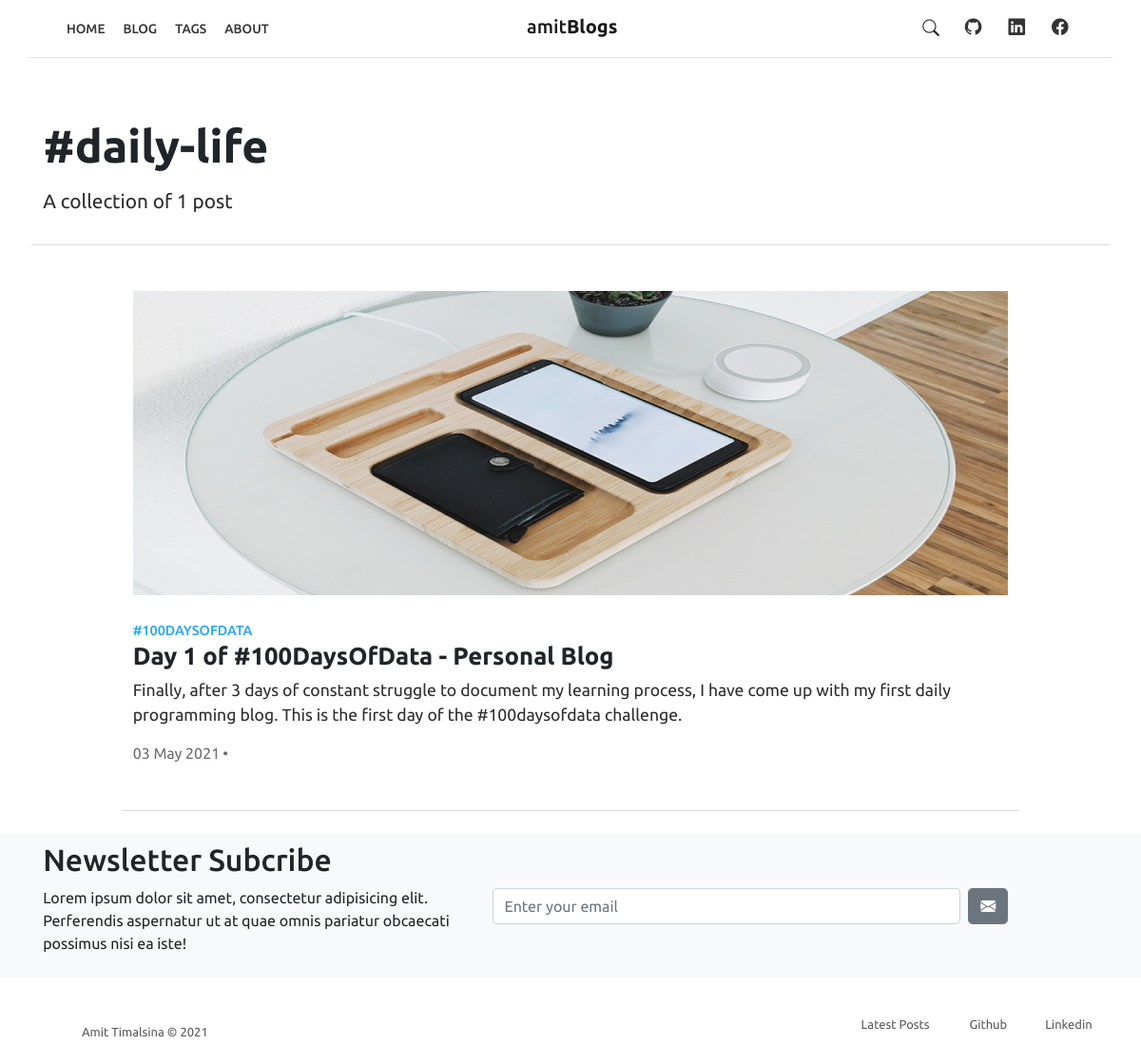
The page /blog/tags/daily-life/ on the database its author committed.
### blog/models.py (models this page shows, shortened)
class Tag(models.Model):
    name = models.CharField(max_length=200)
    slug = models.SlugField(null=True, blank=True)
    class Meta:
        ordering = ['name']
    def __str__(self):
        return self.name

class Post(models.Model):
    author = models.ForeignKey(User, on_delete=models.CASCADE, related_name='posts')
    headline = models.CharField(max_length=200)
    sub_headline = models.CharField(max_length=200, null=True, blank=True)
    thumbnail = models.ImageField(null=True, blank=True, upload_to='images', default='/images/placeholder.png')
    body = RichTextUploadingField(null=True, blank=True)
    created = models.DateTimeField(auto_now_add=True)
    active = models.BooleanField(default=False)
    featured = models.BooleanField(default=False)
    trending = models.BooleanField(default=False)
    latest = models.BooleanField(default=False)
    tags = models.ManyToManyField(Tag, null=True, blank=True)
    slug = models.SlugField(null=True, blank=True)
    class Meta:
        ordering = ['-created']

### blog/views.py (the view)
# urls.py: path('tags/<slug:tag>/', views.tagPage, name='tag'),
def tagPage(request, tag):
    tag_posts = Post.objects.filter(tags__slug=tag)
    tag = Tag.objects.get(slug=tag)
    context = {'posts': tag_posts, 'tag': tag}
    return render(request, 'blog/tag.html', context)

### blog/templatetags/readtime.py (called while the page is built)
def read(html):
    return readtime.of_html(html)

### blog/templates/blog/tag.html (shortened to what this page needs)
{% extends 'blog/main.html' %}
{% load static %}
{% load readtime %}
{% block content %}
<div class="section pt-5">
    <div class="container">
        <div class="row">
            <div class="col-9 col-lg-12 py-3" style="border-bottom: 1px solid rgba(0, 0, 0, 0.145);">
                <h2 class="heading my-0" style="font-size: 3rem; text-transform: lowercase;">#{{tag.slug}}</h2>
                <p class="post-card-text my-3" style="font-size: 1.3rem; line-height: 25.6px;">A collection of {{ posts.count }} post</p>
            </div>
        </div>
        <div class="row justify-content-center">
        {% for post in posts reversed %}
        {% if posts.count >= 3 %}
        <div class="col-md-6 col-lg-4 pt-5 pb-5" style="border-bottom: 1px solid rgba(0, 0, 0, 0.145);">
            <div class="post-entry d-block">
                <div class="thumbnail pb-4">
                    <a href="{% url 'post' post.slug %}">
                        <img class="img-fluid" src="{{ post.thumbnail.url }}" alt="Image" style="height: 17em;">
                    </a>
                </div>
                <div class="content">
                    <div class="row">
                        <div class="col" style="padding-right: 0; margin-bottom: 0.2em;">
                            {% for tag in post.tags.all|slice:":1" %}
                            <a class="tag" href="{% url 'tag' tag.slug %}">
                            {{tag}}
                            </a>
                            {% endfor %}
                        </div>
                    </div>
                    <div class="row">
                        <h2 class="post-card-title" style="font-size: 1.6rem; line-height: 1em;"><a href="{% url 'post' post.slug %}" style="text-decoration: none; color: inherit;">{{ post.headline }}</a></h1>
                    </div>
                    <div class="row">
                        <p class="post-card-text" style="font-size: 1rem; line-height: 25.6px;">
                            {{ post.sub_headline }}
                        </p>
                    </div>
                    <div class="row">
                        <span style="color: rgba(0, 0, 0, 0.665); font-size: 0.9rem;">{{ post.created|date:"d M Y" }}<span style="padding: 3px;">•</span>{{ post.body|readtime }}</span>
                    </div>
                </div>
            </div>
        </div>
        {% else %}
        <div class="col-md-6 col-lg-10 pt-5 pb-5" style="border-bottom: 1px solid rgba(0, 0, 0, 0.145);">
            <div class="post-entry d-block">
                <div class="thumbnail pb-4">
                    <a href="{% url 'post' post.slug %}">
                        <img class="img-fluid" src="{{ post.thumbnail.url }}" alt="Image" style="width: 100%; height: 20em;">
                    </a>
                </div>
                <div class="content">
                    <div class="row">
                        <div class="col" style="padding-right: 0; margin-bottom: 0.2em;">
                            {% for tag in post.tags.all|slice:":1" %}
                            <a class="tag" href="{% url 'tag' tag.slug %}">
                            {{tag}}
                            </a>
                            {% endfor %}
                        </div>
                    </div>
                    <div class="row">
                        <h2 class="post-card-title" style="font-size: 1.6rem; line-height: 1em;"><a href="{% url 'post' post.slug %}" style="text-decoration: none; color: inherit;">{{ post.headline }}</a></h1>
                    </div>
                    <div class="row">
                        <p class="post-card-text" style="font-size: 1.1rem; line-height: 25.6px;">
                            {{ post.sub_headline }}
                        </p>
                    </div>
                    <div class="row">
                        <span style="color: rgba(0, 0, 0, 0.576);">{{ post.created|date:"d M Y" }}<span style="padding: 3px;">•</span>{{ post.body|readtime }}</span>
                    </div>
                </div>
            </div>
        </div>
        {% endif %}
        {% endfor %}
        </div>
    </div>
</div>
{% endblock content %}

### rows shown on the page
Tag: slug "daily-life"
Post: thumbnail (picture), headline "Day 1 of #100DaysOfData - Personal Blog", sub_headline "Finally, after 3 days of constant struggle to document my learning process, I have come up with my first daily programming blog. This is the first day of the #100daysofdata challenge.", created "03 May 2021"
Tag: name "#100DAYSOFDATA"

### other values the page prints
{{ posts.count }} "1"
